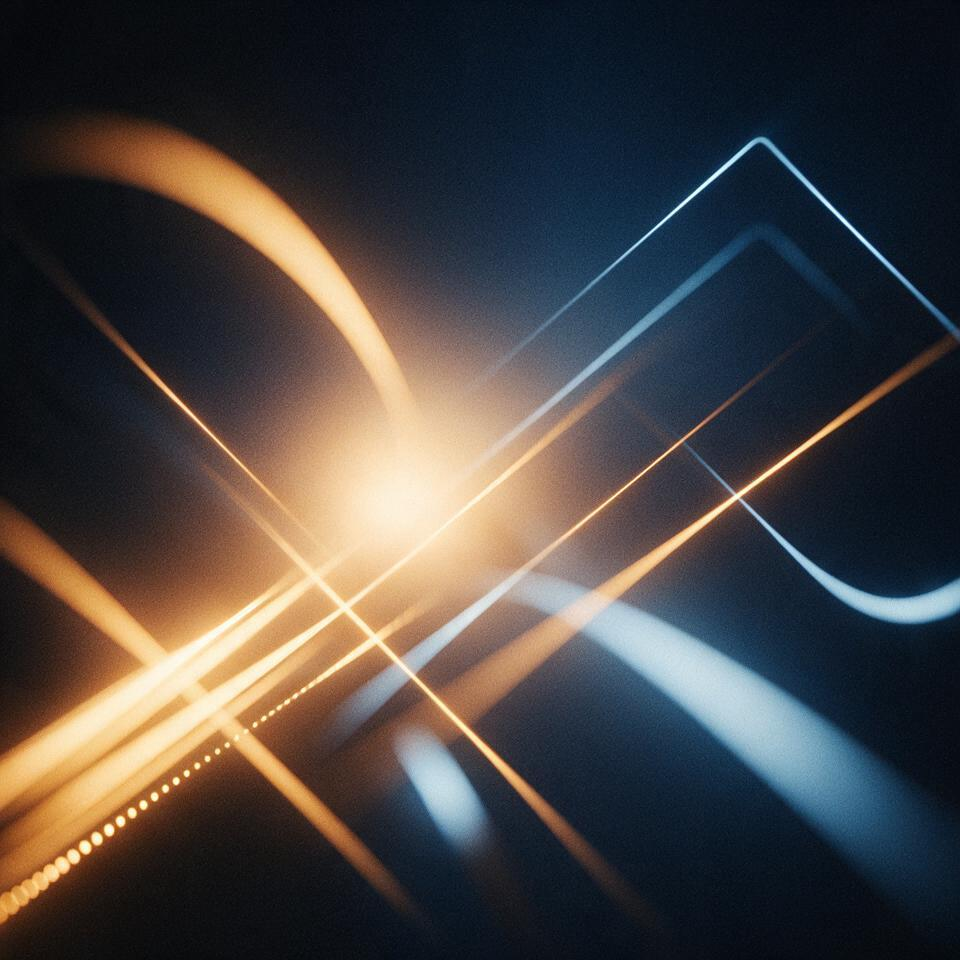
#> input picture samples/assets/cover_ref.jpg, 960 x 960 px
$ python make_demo.py
#> lines starting #> are read from the running program, lines starting #| are printed output that depends on the picture
### tagforge/adapters.py
"""格式适配器：把 canonical 字段读写到四种标签体系。

四类写入引擎覆盖了绝大多数音频格式：
    id3      MP3 / WAV / AIFF / DSF       -> ID3v2.3 / ID3v2.4
    vorbis   FLAC / OGG / OPUS            -> Vorbis Comments (+ FLAC Picture)
    mp4      M4A / M4B / MP4              -> iTunes atoms
    apev2    APE / WV / MPC               -> APEv2

新增一种格式时只需要：1) 声明扩展名归属哪类引擎；2) 如有特殊键名则补映射。
"""

from __future__ import annotations

import base64
import os
import shutil
from pathlib import Path
from typing import Any

from mutagen.apev2 import APEv2, APEValue
from mutagen.flac import FLAC, Picture
from mutagen.id3 import (
    APIC,
    COMM,
    TALB,
    TCOM,
    TCON,
    TDRC,
    TIT2,
    TPE1,
    TPE2,
    TPOS,
    TRCK,
    ID3,
    ID3NoHeaderError,
)
from mutagen.mp4 import MP4, MP4Cover
from mutagen.oggopus import OggOpus
from mutagen.oggvorbis import OggVorbis

from .fields import MULTI_VALUE_FIELDS, VALUE_SEPARATOR, normalize_year, split_values

# --------------------------------------------------------------------------
# 扩展名 -> 引擎
# --------------------------------------------------------------------------

ENGINE_BY_EXT: dict[str, str] = {
    ".mp3": "id3",
    ".wav": "id3",
    ".aiff": "id3",
    ".aif": "id3",
    ".aifc": "id3",
    ".dsf": "id3",
    ".flac": "vorbis",
    ".ogg": "vorbis",
    ".oga": "vorbis",
    ".opus": "vorbis",
    ".m4a": "mp4",
    ".m4b": "mp4",
    ".m4v": "mp4",
    ".mp4": "mp4",
    ".ape": "apev2",
    ".wv": "apev2",
    ".mpc": "apev2",
}

AUDIO_EXTS: frozenset[str] = frozenset(ENGINE_BY_EXT)

MIME_BY_EXT: dict[str, str] = {
    ".jpg": "image/jpeg",
    ".jpeg": "image/jpeg",
    ".png": "image/png",
    ".webp": "image/webp",
    ".bmp": "image/bmp",
    ".gif": "image/gif",
}


def engine_for(path: str | os.PathLike) -> str | None:
    return ENGINE_BY_EXT.get(Path(path).suffix.lower())


def is_audio(path: str | os.PathLike) -> bool:
    return engine_for(path) is not None


class TagError(Exception):
    pass


# --------------------------------------------------------------------------
# 封面数据
# --------------------------------------------------------------------------


class Cover:
    """一帧封面。data 为原始图片字节。"""

    __slots__ = ("data", "mime")

    def __init__(self, data: bytes, mime: str = "image/jpeg"):
        self.data = data
        self.mime = mime or "image/jpeg"

    def __repr__(self) -> str:  # pragma: no cover
        return f"<Cover {self.mime} {len(self.data)}B>"


# [12 lines left out: function sniff_mime, not called in this run]


def _as_single(value) -> str:
    """单值字段收到列表时取第一个（撤销路径可能传来列表）。"""
    if isinstance(value, (list, tuple)):
        return str(value[0]) if value else ""
    return "" if value is None else str(value)


def _as_list(value) -> list[str]:
    """多值字段统一成列表。"""
    return split_values(value)


# --------------------------------------------------------------------------
# ID3 引擎
# --------------------------------------------------------------------------

ID3_TEXT_FRAMES = {
    "title": "TIT2",
    "artist": "TPE1",
    "album": "TALB",
    "albumartist": "TPE2",
    "genre": "TCON",
    "composer": "TCOM",
}


# [78 lines left out: functions _id3_open, _id3_read, _id3_cover, _drop_front_apic, _drop_comment_slot, not called in this run]


def _id3_write(path: str, patch: dict, mode: str) -> None:
    had_tag = True
    try:
        tag = ID3(path)
    except ID3NoHeaderError:
        had_tag = False
        tag = ID3()
    # 保留文件原有的 ID3v2 版本，避免把 v2.3 曲库悄悄升级成 v2.4
    v2_version = 3 if (had_tag and tag.version[1] == 3) else 4

    def existing(frame_id: str) -> bool:
        frame = tag.get(frame_id)
        return bool(frame is not None and getattr(frame, "text", None))

    for key, frame_id in ID3_TEXT_FRAMES.items():
        if key not in patch:
            continue
        value = patch[key]
        if value is None or (mode == "fill" and existing(frame_id)):
            if mode == "overwrite" and value is None:
                tag.delall(frame_id)
            continue
        tag.delall(frame_id)
        frame_cls = {
            "TIT2": TIT2, "TPE1": TPE1, "TALB": TALB,
            "TPE2": TPE2, "TCON": TCON, "TCOM": TCOM,
        }[frame_id]
        values = split_values(value) or [""]
        # ID3v2.3 用 "/" 表示多值，写多个值会把 "A; B" 变成 "A/B" 且回读成单值。
        # v2.3 文件一律合并成一个值，保住用户输入的语义。
        if v2_version == 3 and len(values) > 1:
            values = [VALUE_SEPARATOR.join(values)]
        tag.add(frame_cls(encoding=3, text=values))

    if "year" in patch:
        value = patch["year"]
        if value is None:
            if mode == "overwrite":
                tag.delall("TDRC")
        elif not (mode == "fill" and existing("TDRC")):
            tag.delall("TDRC")
            tag.add(TDRC(encoding=3, text=[normalize_year(value)]))

    # 音轨 / 碟号：TRCK / TPOS 是 "n/total" 形式，需要合并写
    for num_key, total_key, frame_id, frame_cls in (
        ("track", "tracktotal", "TRCK", TRCK),
        ("disc", "disctotal", "TPOS", TPOS),
    ):
        if num_key not in patch and total_key not in patch:
            continue
        if mode == "fill" and existing(frame_id):
            continue
        old = tag.get(frame_id)
        old_num, old_total = "", ""
        if old is not None and old.text:
            old_num, _, old_total = str(old.text[0]).partition("/")
        num = patch.get(num_key, old_num) if num_key in patch else old_num
        total = patch.get(total_key, old_total) if total_key in patch else old_total
        num = _as_single(num).strip()
        total = _as_single(total).strip()
        tag.delall(frame_id)
        # 只有 total 时写 "/12"：既保住总数，也不会伪造一个音轨号 0
        if num or total:
            text = f"{num}/{total}" if total else num
            tag.add(frame_cls(encoding=3, text=[text]))

    if "comment" in patch:
        value = patch["comment"]
        has_comment = any(
            (f.desc or "") == "" and f.lang == "eng" for f in tag.getall("COMM")
        )
        if value is None:
            if mode == "overwrite":
                _drop_comment_slot(tag)
        elif not (mode == "fill" and has_comment):
            _drop_comment_slot(tag)
            tag.add(COMM(encoding=3, lang="eng", desc="", text=[_as_single(value)]))

    if "cover" in patch:
        cover = patch["cover"]
        if cover == "remove":
            _drop_front_apic(tag)
        elif isinstance(cover, Cover) and not (mode == "fill" and tag.getall("APIC")):
            _drop_front_apic(tag)
            tag.add(
                APIC(encoding=3, mime=cover.mime, type=3, desc="", data=cover.data)
            )

    tag.save(path, v2_version=v2_version)


# --------------------------------------------------------------------------
# Vorbis 引擎（FLAC / OGG / OPUS）
# --------------------------------------------------------------------------

VORBIS_KEYS = {
    "title": "TITLE",
    "artist": "ARTIST",
    "album": "ALBUM",
    "albumartist": "ALBUMARTIST",
    "year": "DATE",
    "genre": "GENRE",
    "composer": "COMPOSER",
    "comment": "COMMENT",
    "track": "TRACKNUMBER",
    "tracktotal": "TRACKTOTAL",
    "disc": "DISCNUMBER",
    "disctotal": "DISCTOTAL",
}

VORBIS_ALIASES = {
    "tracktotal": ("TRACKTOTAL", "TOTALTRACKS"),
    "disctotal": ("DISCTOTAL", "TOTALDISCS"),
    "albumartist": ("ALBUMARTIST", "ALBUM ARTIST"),
}


# [115 lines left out: functions _vorbis_open, _vorbis_read, _vorbis_cover, _drop_front_flac_picture, _vorbis_write, not called in this run]


# --------------------------------------------------------------------------
# MP4 引擎
# --------------------------------------------------------------------------

MP4_ATOMS = {
    "title": "\xa9nam",
    "artist": "\xa9ART",
    "album": "\xa9alb",
    "albumartist": "aART",
    "year": "\xa9day",
    "genre": "\xa9gen",
    "composer": "\xa9wrt",
    "comment": "\xa9cmt",
}


def _mp4_open(path: str) -> MP4:
    return MP4(path)


# [101 lines left out: functions _mp4_read, _mp4_cover, _mp4_write, not called in this run]


# --------------------------------------------------------------------------
# APEv2 引擎（APE / WavPack / Musepack）
# --------------------------------------------------------------------------

APEV2_KEYS = {
    "title": "Title",
    "artist": "Artist",
    "album": "Album",
    "albumartist": "Album Artist",
    "year": "Year",
    "genre": "Genre",
    "composer": "Composer",
    "comment": "Comment",
}

# APEv2 惯例把音轨号存成 "n/m"，与 ID3 的 TRCK 一致；单独处理以支持拆写。
APEV2_TRACK = "Track"
APEV2_DISC = "Disc"

APEV2_COVER_KEY = "Cover Art (Front)"


# [102 lines left out: functions _apev2_read, _apev2_cover, _apev2_write, not called in this run]


# --------------------------------------------------------------------------
# 统一入口
# --------------------------------------------------------------------------

_READERS = {
    "id3": _id3_read,
    "vorbis": _vorbis_read,
    "mp4": _mp4_read,
    "apev2": _apev2_read,
}
_COVER_READERS = {
    "id3": _id3_cover,
    "vorbis": _vorbis_cover,
    "mp4": _mp4_cover,
    "apev2": _apev2_cover,
}
_WRITERS = {
    "id3": _id3_write,
    "vorbis": _vorbis_write,
    "mp4": _mp4_write,
    "apev2": _apev2_write,
}


# [51 lines left out: functions _id3_multi, _vorbis_multi, _mp4_multi, _apev2_multi, not called in this run]


_MULTI_READERS = {
    "id3": _id3_multi,
    "vorbis": _vorbis_multi,
    "mp4": _mp4_multi,
    "apev2": _apev2_multi,
}


# [13 lines left out: function read_multi, not called in this run]


def read_tags(path: str) -> dict:
    """读取 canonical 标签（不含封面二进制）。"""
    return read_record(path)[0]


# [18 lines left out: functions read_record, read_cover, not called in this run]


def write_tags(path: str, patch: dict, mode: str = "overwrite") -> None:
    """把 patch 写入文件。

    patch 的语义：
        键存在 + 值字符串  -> 覆盖（或补全，取决于 mode）
        键存在 + 值为 None -> 删除该字段
        键不存在           -> 保持原样，绝不触碰
    这是批量编辑安全的基石：只有用户实际填写的字段才会被改写。
    """
    if mode not in ("overwrite", "fill"):
        raise TagError(f"未知的写入模式：{mode!r}（只接受 overwrite / fill）")
    engine = engine_for(path)
    if engine is None:
        raise TagError(f"不支持的格式：{Path(path).suffix}")

    patch = dict(patch)
    # 封面 None / 空串 = 不改动；删除必须显式给 "remove"
    if patch.get("cover") in (None, ""):
        patch.pop("cover", None)
    # 音轨号 / 碟号里的 "/" 会被 ID3 当成 n/total 分隔符，静默改写语义
    for key in ("track", "disc"):
        value = patch.get(key)
        if value not in (None, "") and "/" in _as_single(value):
            raise TagError(f"{key} 不能包含 '/'（请分别填 {key} 与总数）")

    _WRITERS[engine](path, patch, mode)


# [25 lines left out: function probe, not called in this run]


def copy_file(src: str, dst: str) -> None:
    Path(dst).parent.mkdir(parents=True, exist_ok=True)
    shutil.copy2(src, dst)

### tests/make_demo.py
"""生成 GUI 演示曲库：两张专辑共 23 首，标签与设计稿一致。

用途：TagForge 桌面版启动后默认打开这个目录，界面即为设计稿的数据状态。

    python tests/make_demo.py
"""

from __future__ import annotations

import io
import subprocess
import sys
from pathlib import Path

sys.path.insert(0, str(Path(__file__).resolve().parent.parent))

from PIL import Image, ImageDraw  # noqa: E402

from tagforge import adapters  # noqa: E402
from tagforge.adapters import Cover  # noqa: E402

ROOT = Path(__file__).resolve().parent.parent / "samples" / "DemoLibrary"

RAM = ["Give Life Back to Music", "The Game of Love", "Giorgio by Moroder", "Within",
       "Instant Crush", "Lose Yourself to Dance", "Touch", "Get Lucky", "Beyond",
       "Motherboard", "Fragments of Time", "Doin' It Right", "Contact"]
IR = ["15 Step", "Bodysnatchers", "Nude", "Weird Fishes / Arpeggi", "All I Need",
      "Faust Arp", "Reckoner", "House of Cards", "Jigsaw Falling Into Place", "Videotape"]


def safe_name(text: str) -> str:
    """去掉 Windows 文件名非法字符（"Weird Fishes / Arpeggi" 这类带斜杠的曲名）。"""
    for ch in '<>:"/\\|?*':
        text = text.replace(ch, " ")
    return " ".join(text.split()).strip(". ")


def cover_png(kind: str) -> bytes:
    """用参考封面生成两个变体（RAM 原色 / In Rainbows 冷蓝调），PNG 便于 Tk 直接显示。"""
#> called with kind = 'ram'
    src = Path(__file__).resolve().parent.parent / "samples" / "assets" / "cover_ref.jpg"
    im = Image.open(src).convert("RGB").resize((300, 300), Image.LANCZOS)
    if kind == "ir":
        r, g, b = im.split()
        im = Image.merge("RGB", (
            r.point(lambda v: int(v * 0.62)),
            g.point(lambda v: min(255, int(v * 0.86 + 8))),
            b.point(lambda v: min(255, int(v * 1.15 + 14))),
        ))
    buf = io.BytesIO()
    im.save(buf, format="PNG", optimize=True)
    return buf.getvalue()


def make_audio(path: Path, fmt: str, freq: int) -> None:
    path.parent.mkdir(parents=True, exist_ok=True)
    codec = {"mp3": ["-c:a", "libmp3lame", "-q:a", "7", "-id3v2_version", "4"],
             "m4a": ["-c:a", "aac", "-b:a", "96k"]}[fmt]
    subprocess.run(["ffmpeg", "-y", "-loglevel", "error", "-f", "lavfi",
                    "-i", f"sine=frequency={freq}:duration=3", *codec, str(path)], check=True)


def main() -> int:
    covers = {"ram": cover_png("ram"), "ir": cover_png("ir")}
#> call 2 of cover_png, with kind = 'ir'
#> in cover_png (call 2), `r, g, b = im.split()`:
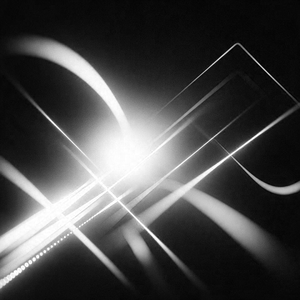
#> r: PIL image 300x300 L; min 0, max 255, mean 71.5
#> in cover_png (call 2), `r, g, b = im.split()`:
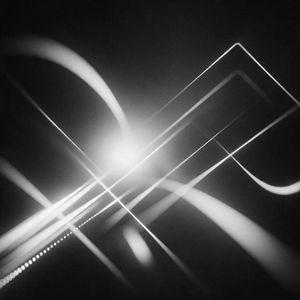
#> g: PIL image 300x300 L; min 7, max 255, mean 67.2
#> in cover_png (call 2), `r, g, b = im.split()`:
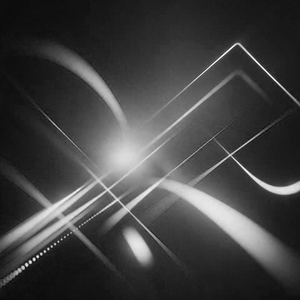
#> b: PIL image 300x300 L; min 4, max 255, mean 65.7
#> in cover_png (call 2), `im = Image.merge("RGB", ( r.point(lambda v: int(v * 0.62)), g.point(la..`:
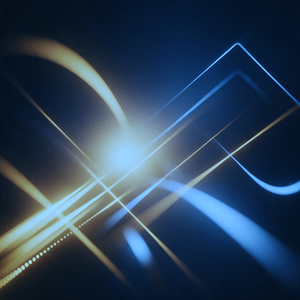
#> im: PIL image 300x300 RGB; mean R, G, B 43.9, 65.3, 88.8
    plan = []

    for i, title in enumerate(RAM, start=1):
        plan.append(dict(
            rel=f"Daft Punk/RAM/{i:02d} - {safe_name(title)}.mp3",
            fmt="mp3", freq=380 + i * 17,
            tags=dict(title=title, artist="Daft Punk", album="Random Access Memories",
                      albumartist="Daft Punk", year="2013", track=str(i), tracktotal="13",
                      disc="1", genre="Electronic", composer="Bangalter / Homem-Christo"),
            cover=covers["ram"], cover_key="ram",
        ))
    # 设计稿里第 6 首流派留空
    plan[5]["tags"]["genre"] = ""

    for i, title in enumerate(IR, start=1):
        ext = "m4a" if i == 3 else "mp3"
        plan.append(dict(
            rel=f"Radiohead/InRainbows/{i:02d} - {safe_name(title)}.{ext}",
            fmt=ext, freq=300 + i * 23,
            tags=dict(title=title, artist="Radiohead", album="In Rainbows",
                      albumartist="Radiohead", year="2007", track=str(i), tracktotal="10",
                      disc="1", genre="Alternative"),
            cover=covers["ir"], cover_key="ir",
        ))
    plan[13 + 3]["tags"]["year"] = ""      # 第 04 首年份留空
    plan[13 + 5]["cover"] = None           # 第 06 首无封面

    for item in plan:
        path = ROOT / item["rel"]
        if path.exists():
            path.unlink()
        make_audio(path, item["fmt"], item["freq"])
        patch = {k: v for k, v in item["tags"].items() if v}
        adapters.write_tags(str(path), patch, mode="overwrite")
        if item["cover"]:
            adapters.write_tags(str(path), {"cover": Cover(item["cover"], "image/png")}, "overwrite")
        print(f"  {item['rel']}")

    print(f"\n共 {len(plan)} 个文件 -> {ROOT}")
    return 0


if __name__ == "__main__":
#> (the run stopped early here; a loop or call above may not have finished)
